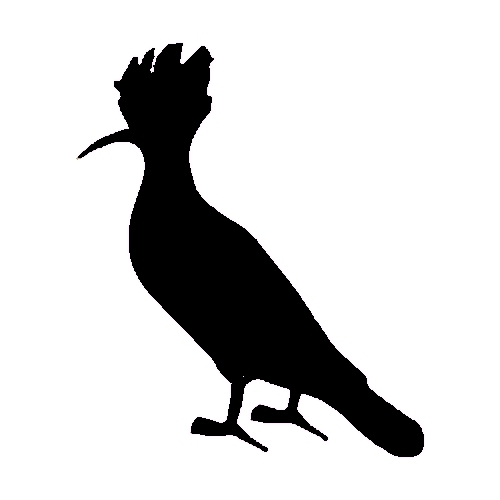
#> input picture imgs/Reserva_preto.jpg, 500 x 500 px
$ python -i object_segmentation.py   (imports and definitions only)
#> lines starting #> are read from the running program, lines starting #| are printed output that depends on the picture; after the words box and inside, x2 and y2 are one past the last pixel; in counts of white or black regions, pixels touching at a corner belong together
#> further down, picture is the input picture: shape (500, 500, 3); mean B, G, R 212.2, 212.1, 212.2
"""
Helper functions to remove background from a given photo
to be used by the packing optimizer.
The parameters will need to be adjusted from image
to image, but the algorithms execution is rather quick.
"""

import cv2
import numpy as np
from skimage.feature import canny
from skimage.filters import sobel
from scipy import ndimage as ndi
from scipy.ndimage.interpolation import rotate
from skimage.segmentation import watershed


# https://scikit-image.org/docs/dev/user_guide/tutorial_segmentation.html
def get_edges(img: np.ndarray, blur=False) -> np.ndarray:
    """
    Get edges from image using canny edge detector.
    Set "blur" to True if the algorithm is finding too many edges
    """
    img_gray = cv2.cvtColor(img, cv2.COLOR_BGR2GRAY)

    if blur:
        img_gray = cv2.GaussianBlur(img_gray, (5,5), 0)

    edges = canny(img_gray / 255)
    return edges


def get_markers(img_gray: np.ndarray,
        low_thresh = 30, high_thresh = 150) -> np.ndarray:

    if len(img_gray.shape) == 3:
        img_gray = cv2.cvtColor(img_gray, cv2.COLOR_BGR2GRAY)

    markers = np.zeros_like(img_gray)
    markers[img_gray < low_thresh] = 1
    markers[img_gray > high_thresh] = 2
    return markers


def get_segmentation(img: np.ndarray,
        low_thresh = 30, high_thresh = 150,
        return_labels=False) -> np.ndarray:
    """
    Segments objects from image
    """
#> called with low_thresh = 30, high_thresh = 150, return_labels = False

    if len(img.shape) == 3:
        img_gray = cv2.cvtColor(img, cv2.COLOR_BGR2GRAY)
    else:
        img_gray = img

    markers = get_markers(img_gray, low_thresh, high_thresh)
#> markers: shape (500, 500); values 1 (black) and 2 (white), 83.2% white; 1 black region, box (x1, y1, x2, y2) and area: (78, 43, 424, 457) 41954
    elevation_map = sobel(img_gray)
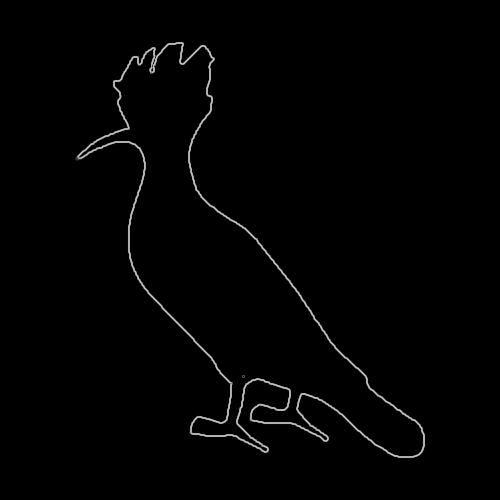
#> elevation_map: shape (500, 500) float64; min 0, max 0.783, mean 0.0105

    segmentation = watershed(elevation_map, markers)
    segmentation = ndi.binary_fill_holes(segmentation - 1)
#> segmentation: shape (500, 500) bool; every value is 1

    if return_labels:
        labeled_img, _ = ndi.label(segmentation)
        return segmentation, labeled_img
    else:
        return segmentation


def filter_label(_img: np.ndarray, _img_labels: np.ndarray,
        label: int) -> np.ndarray:
    """
    Retrieves the object which was assigned the given label
    """
    img = _img.copy()
    img_labels = _img_labels.copy()

    img_labels[img_labels != label] = 0
    img_labels[img_labels == label] = 255

    rows_mask = (img_labels != 0).any(axis=1)
    img = img[rows_mask, :]
    img_labels = img_labels[rows_mask, :]

    cols_mask = (img_labels != 0).any(axis=0)
    img = img[:, cols_mask]
    img_labels = img_labels[:, cols_mask]

    # return the mask as alpha channel
    return np.append(img, img_labels[:,:,None], axis=-1).astype(np.uint8)

>>> import cv2
>>> picture = cv2.imread('../imgs/Reserva_preto.jpg')
>>> result = get_segmentation(picture)
